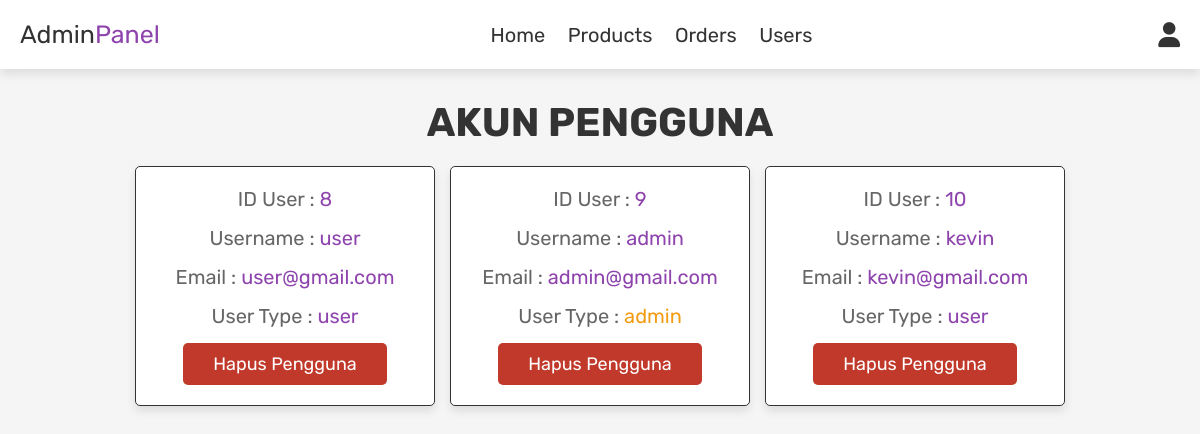
Before: /admin_users.php (signed in) with the older database file.
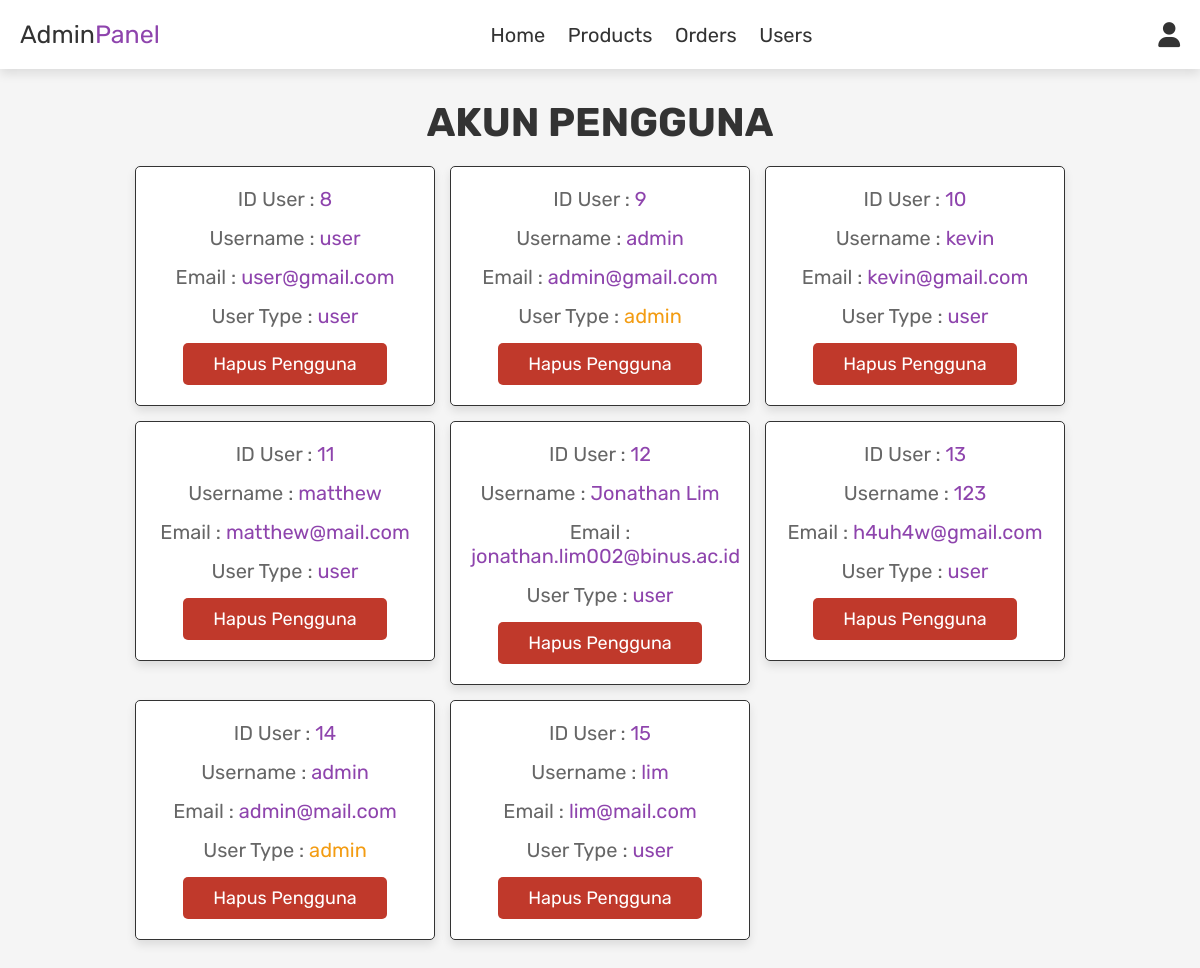
After: the same page with the newer database file.
### tables this page shows
CREATE TABLE `users` (
  `id` int(100) NOT NULL,
  `name` varchar(100) NOT NULL,
  `email` varchar(100) NOT NULL,
  `password` varchar(100) NOT NULL,
  `user_type` varchar(20) NOT NULL DEFAULT 'user'
);

### admin_users.php (the view, shortened to what this page needs)
<?php
include 'config.php';
?>
<!DOCTYPE html>
<html lang="en">
<head>
   <link rel="stylesheet" href="https://cdnjs.cloudflare.com/ajax/libs/font-awesome/6.0.0/css/all.min.css">
   <link rel="stylesheet" href="css/admin_style.css">
</head>
<body>
<?php include 'admin_header.php'; ?>
<section class="users">
   <h1 class="title"> Akun Pengguna </h1>
   <div class="box-container">
      <?php
         $select_users = mysqli_query($conn, "SELECT * FROM `users`") or die('query failed');
         while($fetch_users = mysqli_fetch_assoc($select_users)){
      ?>
      <div class="box">
         <p> ID User   : <span><?php echo $fetch_users['id']; ?></span> </p>
         <p> Username  : <span><?php echo $fetch_users['name']; ?></span> </p>
         <p> Email     : <span><?php echo $fetch_users['email']; ?></span> </p>
         <p> User Type : <span style="color:<?php if($fetch_users['user_type'] == 'admin'){ echo 'var(--orange)'; } ?>"><?php echo $fetch_users['user_type']; ?></span> </p>
         <a href="admin_users.php?delete=<?php echo $fetch_users['id']; ?>" onclick="return confirm('Hapus pengguna ini?');" class="delete-btn">Hapus pengguna</a>
      </div>
      <?php
         };
      ?>
   </div>
</section>
</body>
</html>

### admin_header.php (shortened to what this page needs)
<header class="header">
   <div class="flex">
      <a href="admin_page.php" class="logo">Admin<span>Panel</span></a>
      <nav class="navbar">
         <a href="admin_page.php">Home</a>
         <a href="admin_products.php">Products</a>
         <a href="admin_orders.php">Orders</a>
         <a href="admin_users.php">Users</a>
      </nav>
      <div class="icons">
         <div id="user-btn" class="fas fa-user"></div>
      </div>
   </div>
</header>

### css/admin_style.css (style rules this page uses)
:root { --purple:#8e44ad; --red:#c0392b; --orange:#f39c12; --black:#333; --white:#fff; --light-color:#666; --light-white:#ccc; --light-bg:#f5f5f5; --border:.1rem solid var(--black); --box-shadow:0 .5rem 1rem rgba(0,0,0,.1); }
* { font-family: 'Rubik', sans-serif; margin:0; padding:0; box-sizing: border-box; outline: none; border:none; text-decoration: none; transition:all .2s linear; }
html { font-size: 62.5%; overflow-x: hidden; }
body { background-color: var(--light-bg); }
section { padding:3rem 2rem; }
.title { text-align: center; margin-bottom: 2rem; text-transform: uppercase; color:var(--black); font-size: 4rem; }
.btn, .option-btn, .delete-btn, .white-btn { display: inline-block; margin-top: 1rem; padding:1rem 3rem; cursor: pointer; color:var(--white); font-size: 1.8rem; border-radius: .5rem; text-transform: capitalize; }
.delete-btn { background-color: var(--red); }
.header { position: sticky; top:0; left:0; right:0; z-index: 1000; background-color: var(--white); box-shadow: var(--box-shadow); }
.header .flex { display: flex; align-items: center; padding:2rem; justify-content: space-between; position: relative; max-width: 1200px; margin:0 auto; }
.header .flex .logo { font-size: 2.5rem; color:var(--black); }
.header .flex .logo span { color:var(--purple); }
.header .flex .navbar a { margin:0 1rem; font-size: 2rem; color:var(--black); }
.header .flex .icons div { margin-left: 1.5rem; font-size: 2.5rem; cursor: pointer; color:var(--black); }
.users .box-container { display: grid; grid-template-columns: repeat(auto-fit, 30rem); justify-content: center; gap:1.5rem; max-width: 1200px; margin:0 auto; align-items: flex-start; }
.users .box-container .box { background-color: var(--white); padding:2rem; border:var(--border); box-shadow: var(--box-shadow); border-radius: .5rem; text-align: center; }
.users .box-container .box p { padding-bottom: 1.5rem; font-size: 2rem; color:var(--light-color); }
.users .box-container .box p span { color:var(--purple); }
.users .box-container .box .delete-btn { margin-top: 0; }

Changed rows visible on the page:
added users: id "11", name "matthew", email "matthew@mail.com", user_type "user"
added users: id "12", name "Jonathan Lim", email "jonathan.lim002@binus.ac.id", user_type "user"
added users: id "13", name "123", email "h4uh4w@gmail.com", user_type "user"
added users: id "14", name "admin", email "admin@mail.com", user_type "admin"
added users: id "15", name "lim", email "lim@mail.com", user_type "user"
